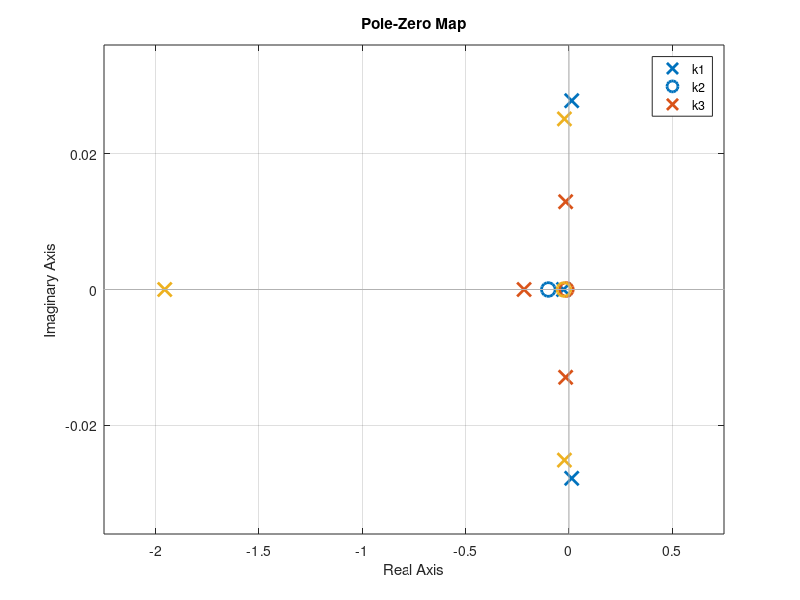

Recreate this plot in MATLAB. (Note: this script raises an error after producing the figure.)
%%
z=1;
t = 0:1*z:2*864*z;
w0 = 7.28E-5;
Td = 1e-4*cos(w0*t);
I = 400;
G = tf([0 0 1],[I 0 0]);
k1 = tf([0.1 0.01],[1 0]);
k2 = tf([240 3],[80 20]);
k3 = tf([1400 35],[40 80]);
sys1 = feedback(series(k1, G), 1);
sys2 = feedback(series(k2, G), 1);
sys3 = feedback(series(k3, G), 1);

%% Stability
figure(1)
pzmap(sys1, sys2, sys3);
legend('k1','k2','k3')


Step response
[y2, T2] = step(sys2, t);
[y3, T3] = step(sys3, t);
plot(T2,y2,T3,y3)
title('Step Response')
legend('k2','k3')

S2 = stepinfo(sys2);
S3 = stepinfo(sys3);


Disturbance input
sysd2 = feedback(G, k2);
sysd3 = feedback(G, k3);
dist2 = (180/pi)*lsim(sysd2, Td, t);
dist3 = (180/pi)*lsim(sysd3, Td, t);
plot(t,dist2, t,dist3)
legend('k2','k3')

Reference step input
opt = stepDataOptions('StepAmplitude', 5*pi/180);
[yr2, Tr2] = step(sys2, opt, t);
plot(Tr2, yr2)

Control Torque response to Td
syst = series(-k2, G);
[y2,t2] = lsim(syst, Td, t);
plot(t2,y2)

Control Torque response to step ref
sysT = feedback(k2, G);
opt = stepDataOptions('StepAmplitude', 5*pi/180);
[yT2, TT2] = step(sys2, opt, t);
plot(TT2, yT2)
grid on;

%%
G = tf([0 0 -1],[-I 0 0]);
sys = feedback( series(G, k1), 1, -1);
[y,T] = lsim(sys, Td, t);
subplot(3,1,1)
plot(T, y);
title('k1');
sys = feedback( series(G, k2), 1, -1);
[y1,T1] = lsim(sys, Td, t);
subplot(3,1,2)
plot(T1, y1);
title('k2');
sys = feedback( series(G, k3), 1, -1);
[y2,T2] = lsim(sys, Td, t);
subplot(3,1,3)
plot(T2, y2);
title('k3');

%% Reference step input 
opt = stepDataOptions('StepAmplitude', 5*pi/180);
[yr2, Tr2] = step(sys1, opt, t);
plot(Tr2, yr2)



